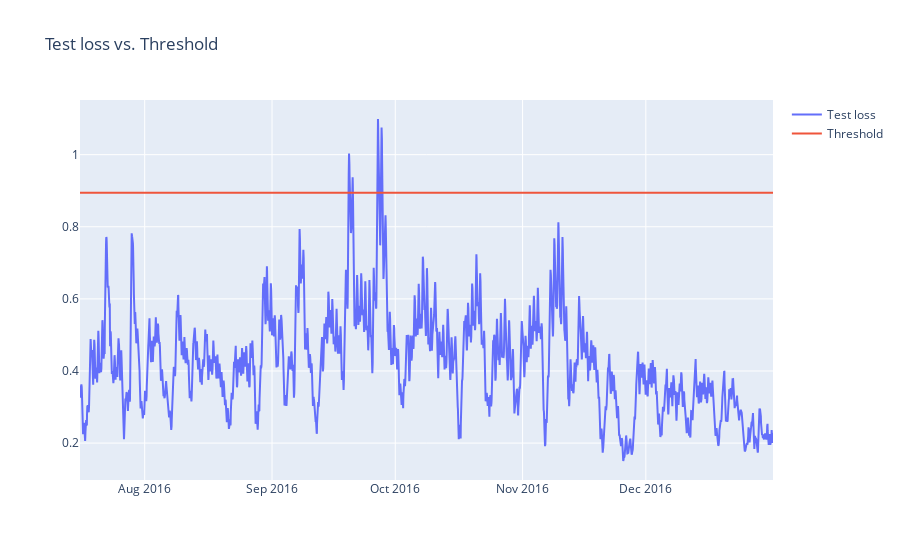

The notebook cell this image was saved under:
### Code cell
fig = go.Figure()
fig.add_trace(go.Scatter(x=anomaly_df['timestamp'], y=anomaly_df['loss'], name='Test loss'))
fig.add_trace(go.Scatter(x=anomaly_df['timestamp'], y=anomaly_df['threshold'], name='Threshold'))
fig.update_layout(showlegend=True, title='Test loss vs. Threshold')
fig.show()

### Figure 1 — Plotly figure (JSON) as saved in the notebook; plotly's stock layout.template omitted (floating-point values rounded to 4 significant figures; data arrays with more than 128 entries replaced by an {"elided": "..."} marker saying what was removed)
{"data": [{"name": "Test loss", "type": "scatter", "x": {"elided": "4050 str values"}, "y": {"elided": "4050 float values"}}, {"name": "Threshold", "type": "scatter", "x": {"elided": "4050 str values"}, "y": {"elided": "4050 float values"}}], "layout": {"showlegend": true, "title": {"text": "Test loss vs. Threshold"}}}
